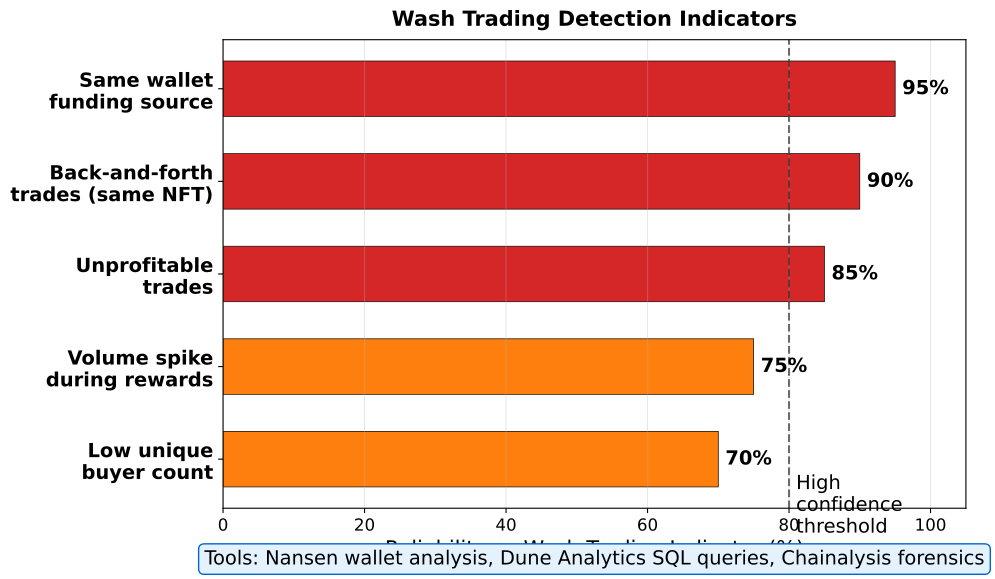

The script that saved this image:
"""
Wash Trading Detection Red Flags
Horizontal bar chart showing detection indicators
"""

import matplotlib.pyplot as plt
import numpy as np
from pathlib import Path

CHART_METADATA = {
    'title': 'Wash Trading Detection',
    'url': 'https://github.com/Digital-AI-Finance/Blockchain_Crypto/tree/main/Module_C_NFTs_Digital_Assets/L23_NFT_Marketplaces/charts/04_wash_trading_detection'
}

plt.rcParams.update({
    'font.size': 14,
    'axes.labelsize': 14,
    'axes.titlesize': 16,
    'xtick.labelsize': 12,
    'ytick.labelsize': 12,
    'legend.fontsize': 12,
    'figure.figsize': (10, 6),
    'figure.dpi': 150
})

MLPURPLE = '#3333B2'
MLBLUE = '#0066CC'
MLORANGE = '#FF7F0E'
MLGREEN = '#2CA02C'
MLRED = '#D62728'

fig, ax = plt.subplots(figsize=(10, 6))

# Red flags with reliability scores (how indicative of wash trading)
red_flags = [
    'Same wallet\nfunding source',
    'Back-and-forth\ntrades (same NFT)',
    'Unprofitable\ntrades',
    'Volume spike\nduring rewards',
    'Low unique\nbuyer count',
]

reliability = [95, 90, 85, 75, 70]  # Reliability as indicator (%)
colors = [MLRED if r >= 85 else MLORANGE for r in reliability]

y_pos = np.arange(len(red_flags))

bars = ax.barh(y_pos, reliability, color=colors, edgecolor='black', linewidth=0.5, height=0.6)

# Add percentage labels
for i, (bar, rel) in enumerate(zip(bars, reliability)):
    ax.text(bar.get_width() + 1, bar.get_y() + bar.get_height()/2,
            f'{rel}%', va='center', ha='left', fontsize=14, fontweight='bold')

ax.set_yticks(y_pos)
ax.set_yticklabels(red_flags, fontsize=14, fontweight='bold')
ax.set_xlabel('Reliability as Wash Trading Indicator (%)', fontsize=15)
ax.set_xlim(0, 105)
ax.grid(True, alpha=0.3, axis='x')

# Threshold line
ax.axvline(x=80, color='#333', linestyle='--', linewidth=1.5, alpha=0.7)
ax.text(81, 4.5, 'High\nconfidence\nthreshold', fontsize=14, va='center')

# Detection tools note
ax.text(0.5, -0.12, 'Tools: Nansen wallet analysis, Dune Analytics SQL queries, Chainalysis forensics',
        transform=ax.transAxes, ha='center', fontsize=14,
        bbox=dict(boxstyle='round,pad=0.3', facecolor='#E3F2FD', edgecolor=MLBLUE))

ax.set_title('Wash Trading Detection Indicators', fontweight='bold', fontsize=15, pad=10)
ax.invert_yaxis()
plt.tight_layout()

output_path = Path(__file__).parent / 'chart.pdf'
plt.savefig(output_path, bbox_inches='tight', dpi=300)
print(f"Chart saved to: {output_path.absolute()}")
plt.close()
